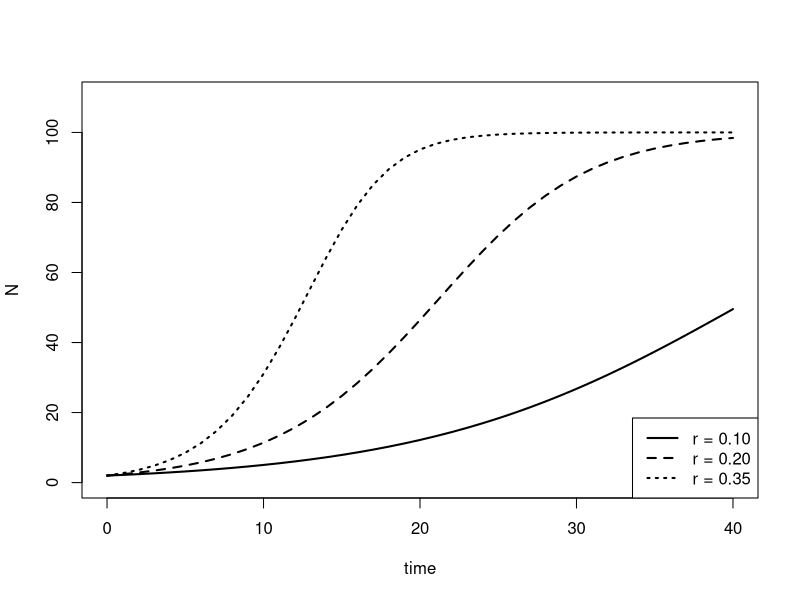

Write R code to recreate this figure.
## ---- chunk 1
#| echo: fenced
#| label: fig-growth
#| fig-cap: "Logistic growth for three values of $r$."
#| fig-width: 6
#| fig-height: 3.2

t <- 0:40
logistic <- function(r, K = 100, N0 = 2) {
  N <- numeric(length(t)); N[1] <- N0
  for (i in 2:length(t)) N[i] <- N[i-1] + r * N[i-1] * (1 - N[i-1]/K)
  N
}
plot(t, logistic(0.10), type = "l", lwd = 2, ylim = c(0, 110),
     xlab = "time", ylab = "N")
lines(t, logistic(0.20), lwd = 2, lty = 2)
lines(t, logistic(0.35), lwd = 2, lty = 3)
legend("bottomright", c("r = 0.10", "r = 0.20", "r = 0.35"), lty = 1:3, lwd = 2)
